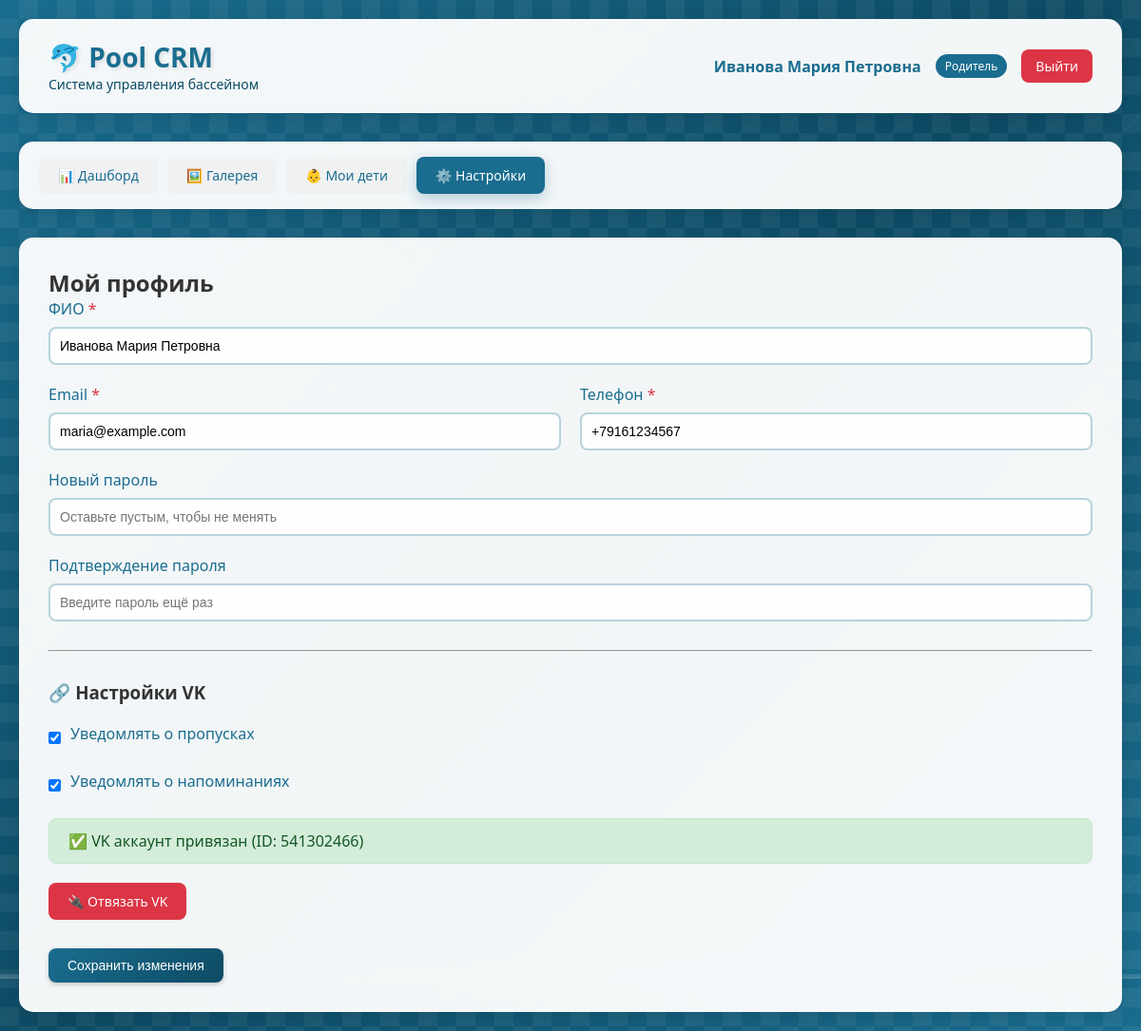
The app's page /profile (signed in) with its own data.
### database.py (models this page shows)
class ParentDB(Base):
    __tablename__ = "parents"
    id = Column(Integer, primary_key=True, index=True)
    role = Column(SQLEnum(UserRole), default=UserRole.PARENT)
    name = Column(String, nullable=False)
    email = Column(String, unique=True, nullable=False, index=True)
    phone = Column(String)
    password = Column(String, nullable=False)
    is_vk_linked = Column(Boolean, default=False)
    vk_id = Column(Integer, unique=True, nullable=True)
    vk_link_code = Column(String(6), nullable=True)
    vk_code_expires_at = Column(DateTime, nullable=True)
    notify_absences = Column(Boolean, default=True)
    notify_reminders = Column(Boolean, default=True)
    is_active = Column(Boolean, default=True)
    created_at = Column(String, default=lambda: datetime.now().strftime("%d.%m.%Y %H:%M"))
    children = relationship("ChildDB", back_populates="parent", cascade="all, delete-orphan")
    applications = relationship("ApplicationDB", back_populates="parent")
    notifications = relationship("NotificationDB", back_populates="parent")

### main.py (the view)
@app.get("/profile", response_class=HTMLResponse)
async def profile_page(request: Request, db: Session = Depends(get_db)):
    user = get_current_user(request, db)
    if not user or user["role"] != "parent":
        return RedirectResponse(url="/dashboard")
    parent = db.query(ParentDB).filter(ParentDB.id == user["id"]).first()
    vk_code = parent.vk_link_code
    if not vk_code or (parent.vk_code_expires_at and parent.vk_code_expires_at < datetime.now()):
        vk_code = ''.join(random.choices(string.digits, k=6))
        parent.vk_link_code = vk_code
        parent.vk_code_expires_at = datetime.now() + timedelta(minutes=10)
        db.commit()
    return templates.TemplateResponse(name="profile.html", request=request, context={"request": request, "user": user, "parent": parent, "vk_code": vk_code})

### templates/profile.html (shortened to what this page needs)
{% extends "base.html" %}
{% block content %}
<h2>Мой профиль</h2>
<form method="POST" action="/profile">
    <div class="form-group">
        <label class="required">ФИО</label>
        <input type="text" name="name" required value="{{ parent.name }}">
    </div>
    <div class="form-row">
        <div class="form-group">
            <label class="required">Email</label>
            <input type="email" name="email" required value="{{ parent.email }}">
        </div>
        <div class="form-group">
            <label class="required">Телефон</label>
            <input type="tel" name="phone" required value="{{ parent.phone|default('') }}">
        </div>
    </div>
    <div class="form-group">
        <label>Новый пароль</label>
        <input type="password" name="password" placeholder="Оставьте пустым, чтобы не менять">
    </div>
    <div class="form-group">
        <label>Подтверждение пароля</label>
        <input type="password" name="confirm_password" placeholder="Введите пароль ещё раз">
    </div>
    <hr style="margin: 30px 0;">
    <h3 style="margin-bottom: 20px;">🔗 Настройки VK</h3>
    <div class="form-group">
        <div class="checkbox-group">
            <input type="checkbox" name="notify_absences" id="notify_absences" {% if parent.notify_absences %}checked{% endif %}>
            <label for="notify_absences">Уведомлять о пропусках</label>
        </div>
    </div>
    <div class="form-group">
        <div class="checkbox-group">
            <input type="checkbox" name="notify_reminders" id="notify_reminders" {% if parent.notify_reminders %}checked{% endif %}>
            <label for="notify_reminders">Уведомлять о напоминаниях</label>
        </div>
    </div>
    {% if parent.is_vk_linked %}
    <div class="alert alert-success">
        ✅ VK аккаунт привязан (ID: {{ parent.vk_id }})
    </div>
    <a href="/profile/unlink-vk" class="btn btn-danger" onclick="return confirm('Отвязать VK аккаунт?')">🔌 Отвязать VK</a>
    {% endif %}
    <div style="display: flex; gap: 15px; margin-top: 30px;">
        <button type="submit" class="btn btn-primary">Сохранить изменения</button>
    </div>
</form>
{% endblock %}

### templates/base.html (shortened to what this page needs)
<!DOCTYPE html>
<html lang="ru">
<head>
    <link rel="stylesheet" href="/static/style.css">
</head>
<body>
    <div class="background-pool">
        <div class="bubbles"></div>
    </div>
    <div class="container">
        <div class="header">
            <div class="logo">
                <h1>🐬 Pool CRM</h1>
                <p>Система управления бассейном</p>
            </div>
            <div class="user-info">
                <span class="user-name">{{ user.name }}</span>
                <span class="user-role">
                    {% if user.role == 'admin' %}Администратор
                    {% elif user.role == 'coach' %}Тренер
                    {% else %}Родитель{% endif %}
                </span>
                <a href="/logout" class="logout-btn">Выйти</a>
            </div>
        </div>
        <div class="nav-menu">
            <a href="/dashboard" class="nav-link {% if request.url.path == '/dashboard' %}active{% endif %}">📊 Дашборд</a>
            <a href="/gallery" class="nav-link {% if request.url.path == '/gallery' %}active{% endif %}">🖼️ Галерея</a>
            {% if user.role == 'parent' %}
            <a href="/children" class="nav-link {% if request.url.path == '/children' %}active{% endif %}">👶 Мои дети</a>
            <a href="/profile" class="nav-link {% if request.url.path == '/profile' %}active{% endif %}">⚙️ Настройки</a>
            {% endif %}
        </div>
        <div class="content">
            {% block content %}{% endblock %}
        </div>
    </div>
</body>
</html>

### static/style.css (style rules this page uses)
* { margin: 0; padding: 0; box-sizing: border-box; }
body { font-family: 'Segoe UI', Tahoma, Geneva, Verdana, sans-serif; min-height: 100vh; color: #333; position: relative; overflow-x: hidden; }
.background-pool { position: fixed; top: 0; left: 0; width: 100%; height: 100%; z-index: -1; overflow: hidden; }
.bubbles { position: absolute; width: 100%; height: 100%; overflow: hidden; }
.container { max-width: 1200px; margin: 0 auto; padding: 20px; position: relative; z-index: 1; }
.header { background: rgba(255, 255, 255, 0.95); backdrop-filter: blur(10px); border-radius: 15px; padding: 20px 30px; margin-bottom: 30px; box-shadow: 0 5px 20px rgba(0,0,0,0.1); display: flex; justify-content: space-between; align-items: center; flex-wrap: wrap; border: 1px solid rgba(255, 255, 255, 0.3); }
.logo h1 { color: #1a6d8f; font-size: 28px; text-shadow: 2px 2px 4px rgba(0,0,0,0.1); }
.logo p { color: #0d4b64; font-size: 14px; }
.user-info { display: flex; align-items: center; gap: 15px; }
.user-name { font-weight: 600; color: #1a6d8f; }
.user-role { background: #1a6d8f; color: white; padding: 4px 10px; border-radius: 20px; font-size: 12px; }
.logout-btn { background: #dc3545; color: white; border: none; padding: 8px 15px; border-radius: 8px; cursor: pointer; text-decoration: none; font-size: 14px; transition: all 0.3s; }
.nav-menu { background: rgba(255, 255, 255, 0.95); backdrop-filter: blur(10px); border-radius: 15px; padding: 15px 20px; margin-bottom: 30px; box-shadow: 0 5px 15px rgba(0,0,0,0.1); display: flex; gap: 10px; flex-wrap: wrap; border: 1px solid rgba(255, 255, 255, 0.3); }
.nav-link { background: rgba(240, 240, 240, 0.8); border: none; padding: 10px 20px; border-radius: 8px; cursor: pointer; text-decoration: none; color: #1a6d8f; font-size: 14px; font-weight: 500; transition: all 0.3s; }
.nav-link.active { background: #1a6d8f; color: white; box-shadow: 0 5px 15px rgba(26, 109, 143, 0.3); }
.content { background: rgba(255, 255, 255, 0.95); backdrop-filter: blur(10px); border-radius: 15px; padding: 30px; box-shadow: 0 5px 20px rgba(0,0,0,0.1); min-height: 500px; border: 1px solid rgba(255, 255, 255, 0.3); }
.form-group { margin-bottom: 20px; }
.form-group label { display: block; margin-bottom: 8px; font-weight: 500; color: #1a6d8f; }
.form-group label.required::after { content: " *"; color: #dc3545; }
.form-group input, .form-group select, .form-group textarea { width: 100%; padding: 10px; border: 2px solid rgba(26, 109, 143, 0.3); border-radius: 8px; font-size: 14px; transition: all 0.3s; background: rgba(255, 255, 255, 0.9); }
.form-row { display: grid; grid-template-columns: 1fr 1fr; gap: 20px; }
.checkbox-group { display: flex; align-items: center; gap: 10px; }
.checkbox-group input { width: auto; }
.btn { padding: 10px 20px; border: none; border-radius: 8px; cursor: pointer; font-size: 14px; font-weight: 500; transition: all 0.3s; text-decoration: none; display: inline-block; }
.btn-primary { background: linear-gradient(135deg, #1a6d8f, #0d4b64); color: white; box-shadow: 0 2px 5px rgba(0,0,0,0.2); }
.btn-danger { background: #dc3545; color: white; }
.alert { padding: 12px 20px; border-radius: 8px; margin-bottom: 20px; }
.alert-success { background: #d4edda; color: #155724; border: 1px solid #c3e6cb; }

### records on screen
ParentDB: name "Иванова Мария Петровна", email "maria@example.com", phone "+79161234567", notify_absences "☑", notify_reminders "☑", vk_id "541302466"
